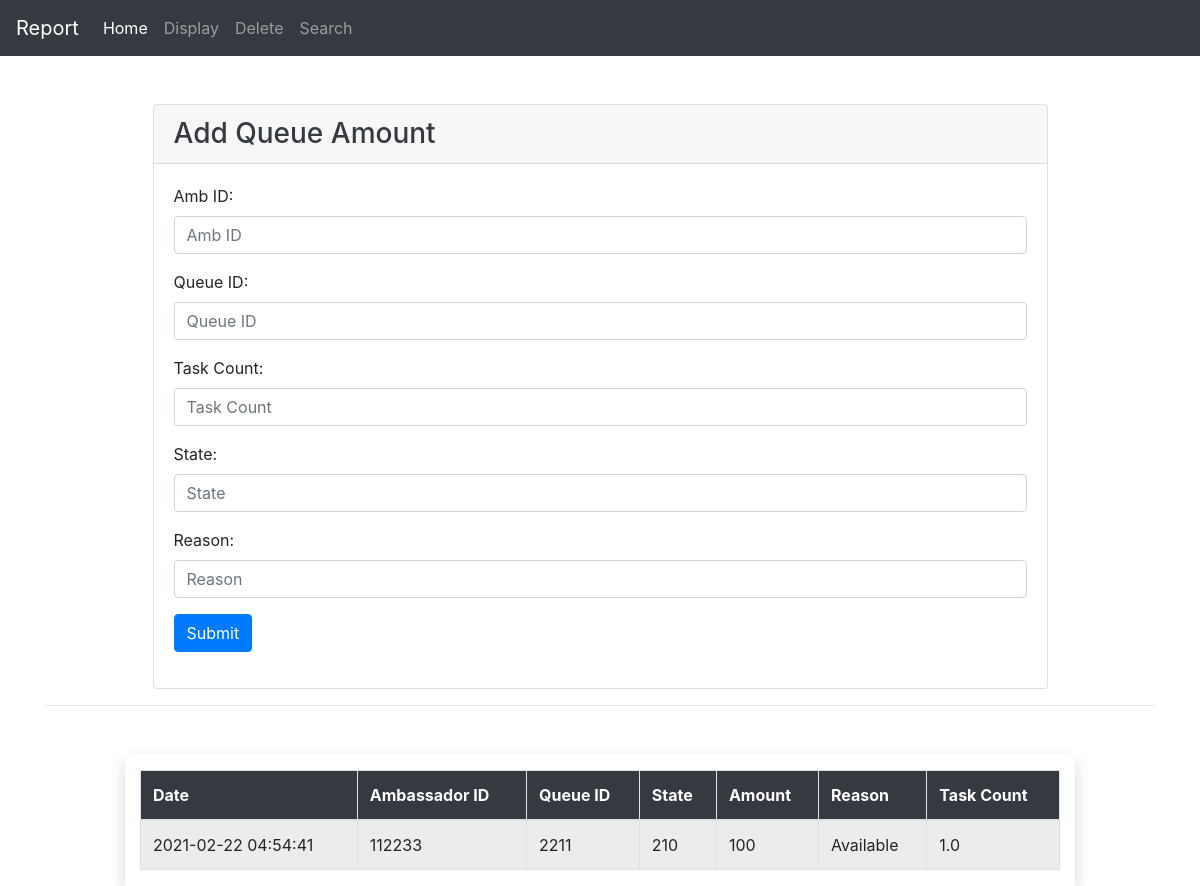
Before: / with the older database file.
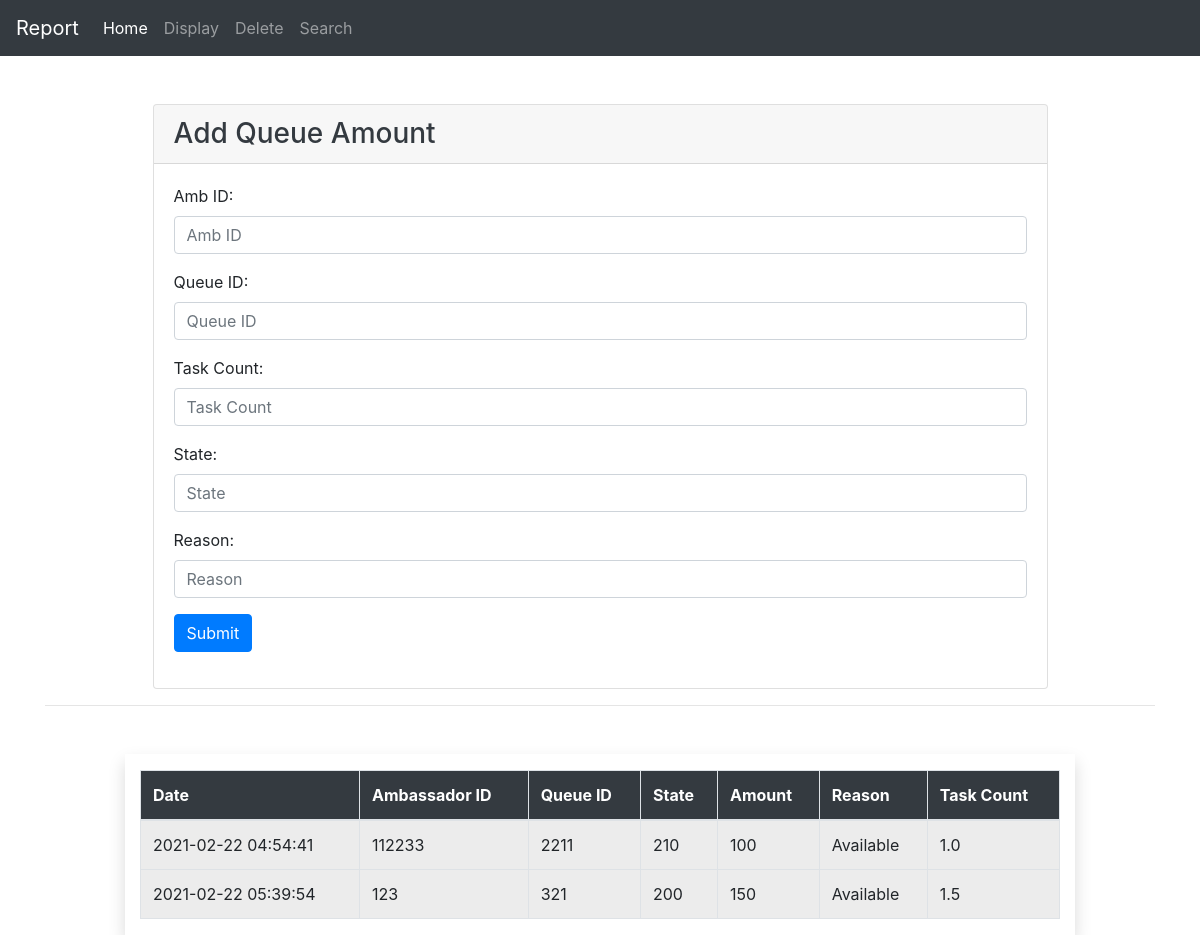
After: the same page with the newer database file.
### tables this page shows
CREATE TABLE "test"
(
	id INTEGER
		primary key autoincrement,
	amb varchar not null,
	queue varchar not null,
	state integer not null,
	amount int not null,
	task float not null,
	reason varchar(100),
	cdate TEXT default CURRENT_TIMESTAMP
);

### app.py (the view)
@app.route('/', methods=["GET", "POST"])
def index():
    task = 0.0
    if request.method == "POST":
        try:
            amb = request.form["amb"]
            queue = request.form["queue"]
            task = request.form["task"]
            state = request.form["state"]
            reason = request.form["reason"]
            with sqlite3.connect("testFirst.db") as con:
                amount = 0
                if float(task) == 0.5:
                    amount = 50
                elif float(task) == 1.0:
                    amount = 100
                elif float(task) == 1.5:
                    amount = 150
                elif float(task) == 2.0:
                    amount = 200
                cur = con.cursor()
                cur.execute("INSERT into test (amb, queue, amount,"
                            "task, state, reason) values (?,?,?,?,?,?)",
                            (amb, queue, amount, task, state, reason))
                con.commit()
                flash("Data inserted successfully!!")
            return redirect(url_for('index'))
        except TypeError:
            con.rollback()
            flash("Data not inserted!!")
    else:
        con = sqlite3.connect("testFirst.db")
        con.row_factory = sqlite3.Row
        cur = con.cursor()
        cur.execute("SELECT * from test")
        get_rows = cur.fetchall()
        return render_template('index.html', data=get_rows)

### templates/index.html (shortened to what this page needs)
{% extends "include/base.html" %}
{% block content %}
    <div class="container mt-5">
        <div class="row mx-auto">
            <div class="col-md-10 mx-auto">
                <div class="card">
                    <div class="card-header">
                        <h3 class="text-dark card-text">Add Queue Amount</h3>
                    </div>
                    <div class="card-body">
                        <form method="post" action="/">
                            <div class="form-group">
                                <label for="amb">Amb ID: </label>
                                <input class="form-control" type="text" name="amb" id="amb" placeholder="Amb ID"
                                       required>
                            </div>
                            <div class="form-group">
                                <label for="queue">Queue ID: </label>
                                <input class="form-control" type="text" name="queue" id="queue" placeholder="Queue ID"
                                       required>
                            </div>
                            <div class="form-group">
                                <label for="task">Task Count: </label>
                                <input class="form-control" type="text" name="task" id="task" placeholder="Task Count"
                                       required>
                            </div>
                            <div class="form-group">
                                <label for="state">State: </label>
                                <input class="form-control" type="text" name="state" id="state" placeholder="State"
                                       required>
                            </div>
                            <div class="form-group">
                                <label for="reason">Reason: </label>
                                <input class="form-control" type="text" name="reason" id="reason" placeholder="Reason"
                                       required>
                            </div>
                            <div class="form-group">
                                <button type="submit" class="btn btn-primary" name="submit">Submit</button>
                            </div>
                        </form>
                    </div>
                </div>
            </div>
        </div>
        <hr>
    </div>
    <div class="container mt-5">
        <div class="row">
            <div class="col-md-10 mx-auto shadow">
                <table class="table table-bordered table-active mt-3">
                    <thead class="bg-dark">
                    <tr class="text-white">
                        <th>Date</th>
                        <th>Ambassador ID</th>
                        <th>Queue ID</th>
                        <th>State</th>
                        <th>Amount</th>
                        <th>Reason</th>
                        <th>Task Count</th>
                    </tr>
                    </thead>
                    <tbody>
                    {% for data in data %}
                        <tr>
                            <td>{{ data["cdate"] }}</td>
                            <td>{{ data["amb"] }}</td>
                            <td>{{ data["queue"] }}</td>
                            <td>{{ data["state"] }}</td>
                            <td>{{ data["amount"] }}</td>
                            <td>{{ data["reason"] }}</td>
                            <td>{{ data["task"] }}</td>
                        </tr>
                    {% endfor %}
                    </tbody>
                </table>
            </div>
        </div>
    </div>
{% endblock %}

Changed rows visible on the page:
added test: cdate "2021-02-22 05:39:54", amb "123", queue "321", state "200", amount "150", reason "Available", task "1.5"
